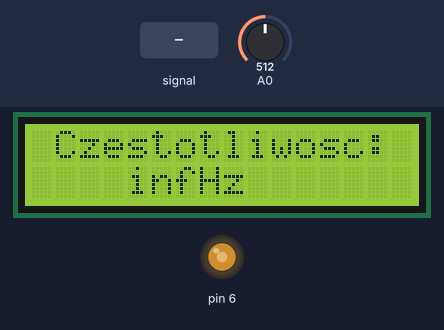
A sketch run on a simulated Arduino Uno, built with avr-gcc and run on an emulated ATmega328P. Parts: 16×2 character LCD, output pins drawn as LEDs (lit = HIGH). Inputs (shaded band) come from the test bench; at power-on: A0 = 512.

Above: at 1.2 s.
1.3 s: A0 fed a 200 Hz sine of ±255 counts around its level
At 2.5 s:
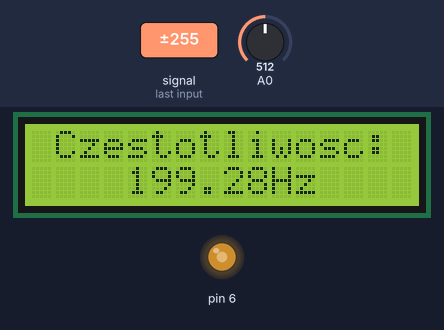
4.3 s: A0 fed a 1000 Hz sine of ±255 counts around its level
At 5.4 s:
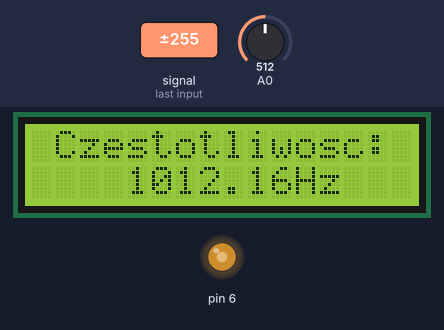
Timing chart, 0 to 7.3 s (numbered marks = the images above; inputs shaded):
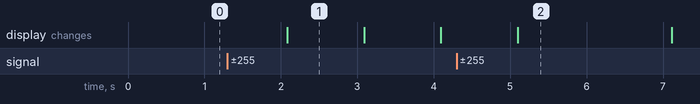

The sketch:

Arduino_Freq_Meter.ino
```cpp
#include <LiquidCrystal.h>

int Kontrast=145;
LiquidCrystal lcd(11, 10, 5, 4, 3, 2);


unsigned int time = 0;
unsigned int TimeFromTab;
unsigned int period;//okres
byte index = 0;
float frequency;//częstotliwość
int MaxNachylenie = 0;//nachylenie maksymalne
int CurrNachylenie;//aktyalne nachylenie

byte skip = 0;//zlicza ile razy się nie udało
byte nachylenieTol = 3;//nachylenie - tolerancja
int time_tabTol = 10;//tolerancja czasowa

byte current_data = 0;
byte previous_data = 0;
int time_tab[10];//tablica czasów
int nachylenie[10];//tablica nachyleń

void setup(){
  analogWrite(6,Kontrast);
  lcd.begin(16, 2);
  lcd.setCursor(4,0);
  lcd.print("Miernik");
  lcd.setCursor(1,1);
  lcd.print("Częstotliwości");

  cli();//dsiable interrupts

  //set up continuous sampling of analog pin 0 at 38.5kHz

  //Ustawianie taktowanie 32kHz na pinie A0 i mutowanie innych
  ADCSRA = 0;
  ADCSRB = 0;

  ADMUX |= (1 << REFS0);
  ADMUX |= (1 << ADLAR);

  ADCSRA |= (1 << ADPS2) | (1 << ADPS0);
  ADCSRA |= (1 << ADATE);
  ADCSRA |= (1 << ADIE);
  ADCSRA |= (1 << ADEN);
  ADCSRA |= (1 << ADSC);

  sei();
}

ISR(ADC_vect) {

  previous_data = current_data;
  current_data = ADCH;//dostanie wartości z A0

  if (previous_data < 127 && current_data >=127){//Przejście przez 2,5V
    CurrNachylenie = current_data - previous_data;//obliczanie nachylenia
    if (abs(CurrNachylenie-MaxNachylenie)<nachylenieTol){//porównanie nachylenia
      nachylenie[index] = CurrNachylenie;
      time_tab[index] = time;
      time = 0;
      if (index == 0){

        skip = 0;
        index++;
      }
      else if (abs(time_tab[0]-time_tab[index])<time_tabTol  //sprawdzenie czasów i nachylenia
      && abs(nachylenie[0]-CurrNachylenie)<nachylenieTol){

        TimeFromTab = 0;
        for (byte i=0;i<index;i++){
          TimeFromTab+=time_tab[i];
        }
        period = TimeFromTab;//okres
        time_tab[0] = time_tab[index];
        nachylenie[0] = nachylenie[index];
        index = 1;

        skip = 0;
      }
      else{//przechodzi przez 2,5V ale nie spełnia warunku
        index++;
        if (index > 9){
          reset();
        }
      }
    }
    else if (CurrNachylenie>MaxNachylenie){//nowe max nachylenie
      MaxNachylenie = CurrNachylenie;
      time = 0;
      skip = 0;
      index = 0;
    }
    else{
      skip++;
      if (skip>9){
        reset();
      }
    }
  }

  time++;
}

void reset(){
  index = 0;
  skip = 0;
  MaxNachylenie = 0;
}


void loop(){


  frequency = 38462/float(period);//próbkowanie/okres

   lcd.clear();
   lcd.setCursor(1, 0);
   lcd.print("Czestotliwosc:");
   lcd.setCursor(4, 1);
   lcd.print(frequency);
   lcd.print("Hz");

  delay(1000);

}
```

Measured:
- after the input at 1.3 s, the display: changes after 0.78 s (image 1)
- after the input at 4.3 s, the display: changes after 0.80 s (image 2)
- what the display in image 1 shows lasts 1.0 s, from 2.1 s to 3.1 s
